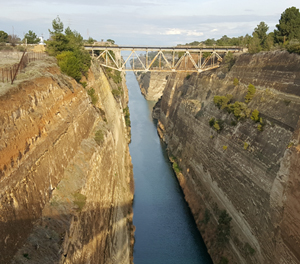
#> input picture 1106/color_space.jpg, 300 x 264 px
$ python 2hue_threshold.py
#> lines starting #> are read from the running program, lines starting #| are printed output that depends on the picture; after the words box and inside, x2 and y2 are one past the last pixel; in counts of white or black regions, pixels touching at a corner belong together
# 이진화 책 예제, hue 채널을 이용한 객체 검출
# 입력 영상을 컬러 HSV
import numpy as np, cv2

def onThreshold(value):
    th[0] = cv2.getTrackbarPos("Hue_th1", "result") #상한값
    th[1] = cv2.getTrackbarPos("Hue_th2", "result") #하한값

    ## OpenCV 이진화 함수 이용 - 상위 값과 하위 값 제거
    _, result = cv2.threshold(hue, th[1], 255, cv2.THRESH_TOZERO_INV)
    # 상한값보다 크면 0, 작거나 같으면 그냥 유지.
    cv2.threshold(result, th[0], 255, cv2.THRESH_BINARY, result)
    # 하한값보다 크거나 같으면 255, 작으면 0

    # 컬러로 바꾸려고 이거 추가
    color_result = cv2.bitwise_and(BGR_img,BGR_img,mask=result)

    cv2.imshow("result", color_result)
    # => th0과 th1 사이의 값만 흰색 255로 남고, 나머지는 검정 0 으로 설정

BGR_img = cv2.imread("color_space.jpg", cv2.IMREAD_COLOR)  # 컬러 영상 읽기
#> BGR_img is the input picture: shape (264, 300, 3); mean B, G, R 99.5, 123.8, 135.6
if BGR_img is None:
    raise Exception("영상파일 읽기 오류")

HSV_img = cv2.cvtColor(BGR_img, cv2.COLOR_BGR2HSV)  # 컬러 공간 변환
#> HSV_img: shape (264, 300, 3); mean H, S, V 39, 90.8, 140.9
hue = np.copy(HSV_img[:, :, 0])  # hue 행렬에 색상 채널 복사
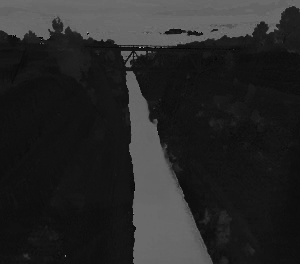
#> hue: shape (264, 300); min 0, max 173, mean 39

th = [50, 100]  # 트랙바로 선택할 범위 변수
cv2.namedWindow("result")
cv2.createTrackbar("Hue_th1", "result", th[0], 255, onThreshold)
cv2.createTrackbar("Hue_th2", "result", th[1], 255, onThreshold)
onThreshold(th[0])  # 이진화 수행
#> in onThreshold, `_, result = cv2.threshold(hue, th[1], 255, cv2.THRESH_TOZERO_INV)`:
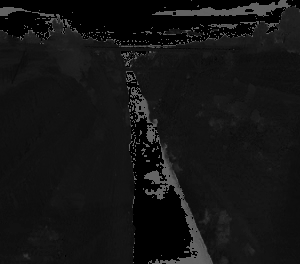
#> result: shape (264, 300); min 0, max 100, mean 20.3
#> in onThreshold, `cv2.threshold(result, th[0], 255, cv2.THRESH_BINARY, result)`:
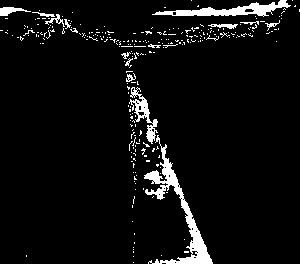
#> result: shape (264, 300); 5.6% white; 267 white regions (252 under 20 px), largest, box (x1, y1, x2, y2) and area: (144, 135, 213, 264) 1628, (152, 0, 291, 17) 898, (129, 87, 158, 144) 482
#> in onThreshold, `color_result = cv2.bitwise_and(BGR_img,BGR_img,mask=result)`:
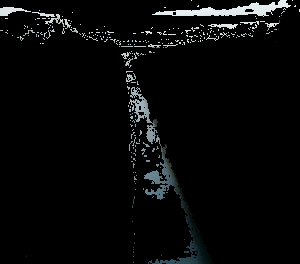
#> color_result: shape (264, 300, 3); mean B, G, R 8.9, 8.6, 7.9

cv2.imshow("BGR_img", BGR_img)
cv2.waitKey(0)

$ run again, with 1106/equalize.jpg copied over 1106/color_space.jpg
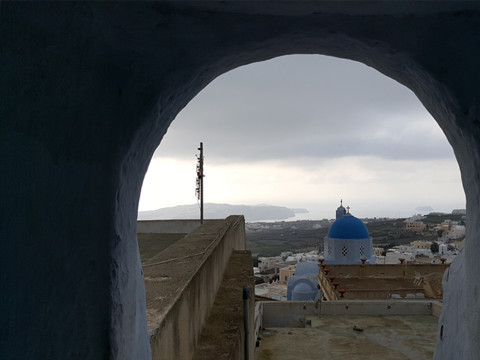
#> input picture 1106/equalize.jpg, 480 x 360 px
#> BGR_img is the input picture: shape (360, 480, 3); mean B, G, R 82.2, 79.7, 75.7
#> HSV_img: shape (360, 480, 3); mean H, S, V 80.5, 81.4, 85.9
#> in onThreshold, `cv2.threshold(result, th[0], 255, cv2.THRESH_BINARY, result)`:
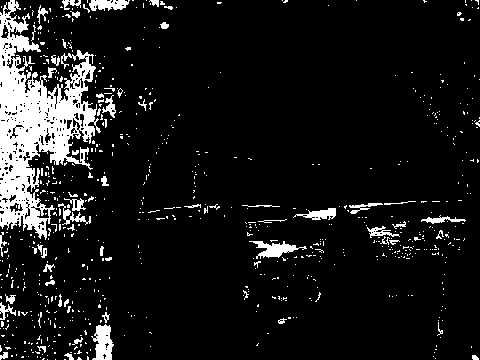
#> result: shape (360, 480); 9.6% white; 722 white regions (662 under 20 px), largest, box (x1, y1, x2, y2) and area: (0, 0, 101, 240) 10082, (91, 324, 114, 360) 531, (249, 241, 307, 259) 441
#> in onThreshold, `color_result = cv2.bitwise_and(BGR_img,BGR_img,mask=result)`:
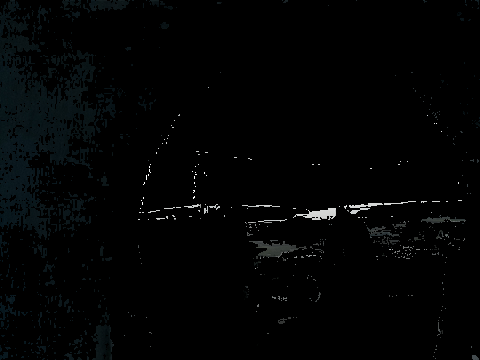
#> color_result: shape (360, 480, 3); mean B, G, R 3.6, 3.3, 2.3

$ run again, with 1106/hsv.png saved as 1106/color_space.jpg
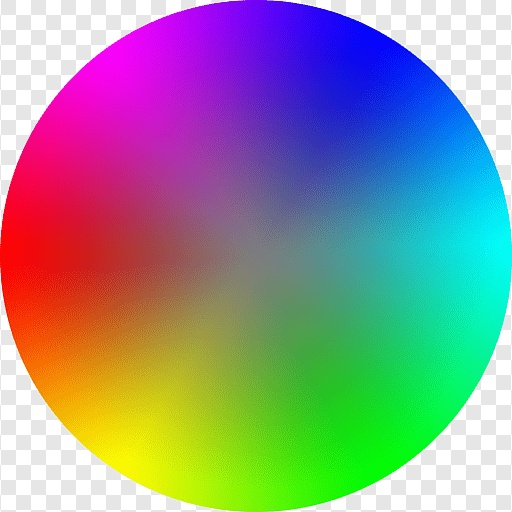
#> input picture 1106/hsv.png, 512 x 512 px
#> BGR_img is the input picture: shape (512, 512, 3); mean B, G, R 146.1, 146.4, 143.5
#> HSV_img: shape (512, 512, 3); mean H, S, V 73.2, 162.1, 213.5
#> in onThreshold, `cv2.threshold(result, th[0], 255, cv2.THRESH_BINARY, result)`:
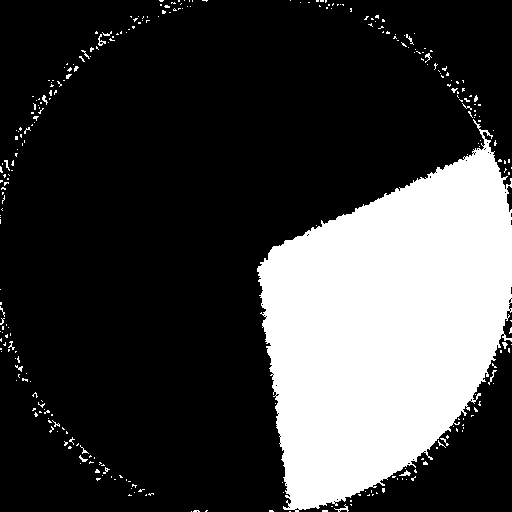
#> result: shape (512, 512); 24.8% white; 303 white regions (286 under 20 px), largest, box (x1, y1, x2, y2) and area: (257, 119, 512, 512) 62861, (98, 34, 106, 46) 38, (334, 504, 349, 512) 36
#> in onThreshold, `color_result = cv2.bitwise_and(BGR_img,BGR_img,mask=result)`:
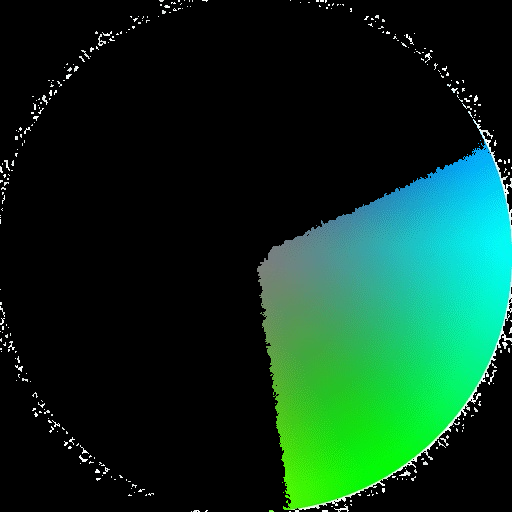
#> color_result: shape (512, 512, 3); mean B, G, R 31.1, 50.1, 11.7
